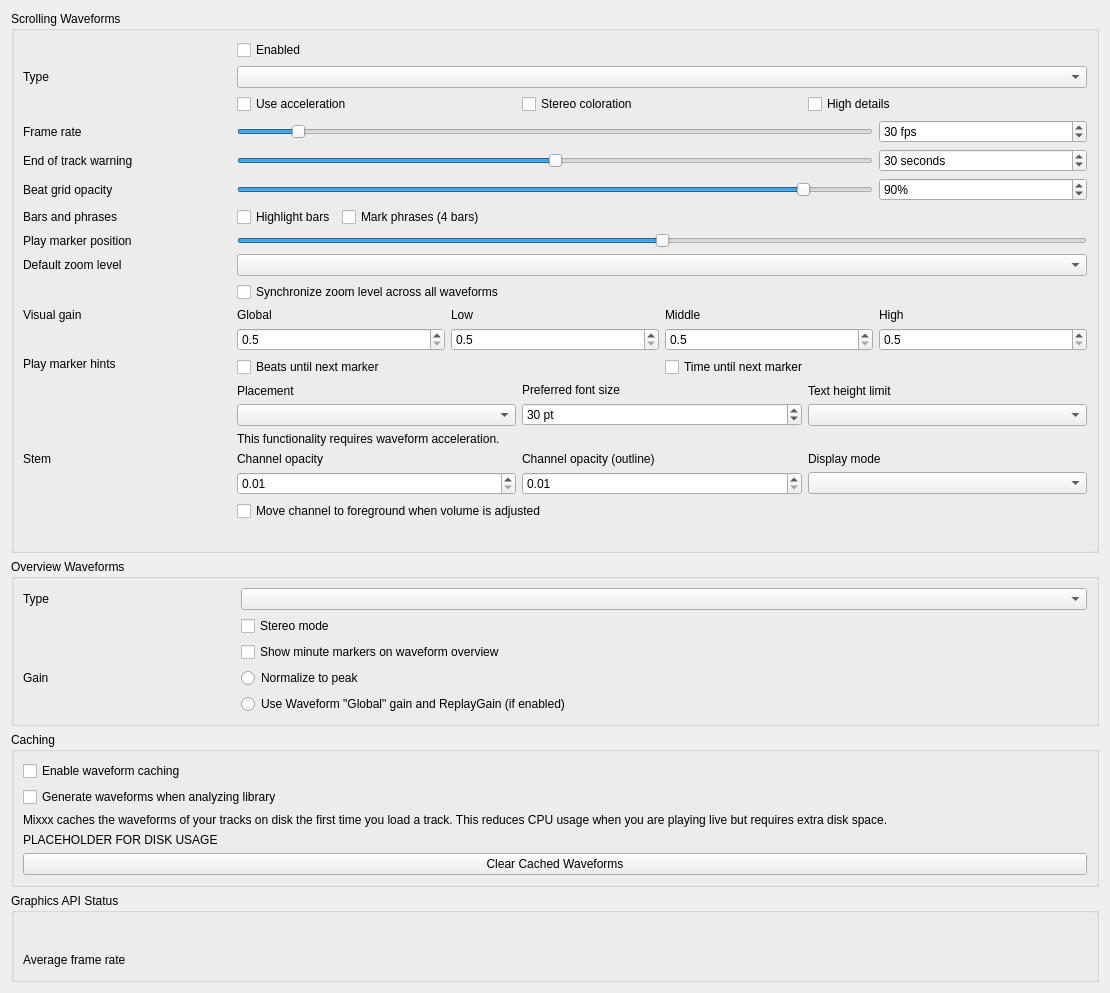
<?xml version="1.0" encoding="UTF-8"?>
<ui version="4.0">
 <class>DlgPrefWaveformDlg</class>
 <widget class="QWidget" name="DlgPrefWaveformDlg">
  <property name="geometry">
   <rect>
    <x>0</x>
    <y>0</y>
    <width>1110</width>
    <height>939</height>
   </rect>
  </property>
  <property name="windowTitle">
   <string>Waveform Preferences</string>
  </property>
  <layout class="QVBoxLayout" name="mainLayout">

  <item>
   <widget class="QGroupBox" name="waveform_groupbox">
    <property name="title">
     <string>Scrolling Waveforms</string>
    </property>
    <layout class="QGridLayout" name="waveform_layout">

     <item row="0" column="1">
      <widget class="QCheckBox" name="useWaveformCheckBox">
       <property name="text">
        <string>Enabled</string>
       </property>
      </widget>
     </item>

     <item row="1" column="0">
      <widget class="QLabel" name="waveformTypeLabel">
       <property name="sizePolicy">
        <sizepolicy hsizetype="Preferred" vsizetype="Preferred">
         <horstretch>0</horstretch>
         <verstretch>0</verstretch>
        </sizepolicy>
       </property>
       <property name="toolTip">
        <string extracomment="The big waveform summary shows the waveform envelope of the track near the current playback position."/>
       </property>
       <property name="text">
        <string>Type</string>
       </property>
       <property name="alignment">
        <set>Qt::AlignLeading|Qt::AlignLeft|Qt::AlignVCenter</set>
       </property>
       <property name="buddy">
        <cstring>waveformTypeComboBox</cstring>
       </property>
      </widget>
     </item>
     <item row="1" column="1" colspan="4">
      <widget class="QComboBox" name="waveformTypeComboBox">
       <property name="toolTip">
        <string>The waveform shows the waveform envelope of the track near the current playback position.
Select from different types of displays for the waveform, which differ primarily in the level of detail shown in the waveform.</string>
       </property>
      </widget>
     </item>

     <item row="2" column="1" colspan="4">
      <layout class="QHBoxLayout" name="waveform_render_options">
       <item>
        <widget class="QCheckBox" name="useAccelerationCheckBox">
         <property name="text">
          <string>Use acceleration</string>
         </property>
        </widget>
       </item>
       <item>
        <widget class="QCheckBox" name="splitLeftRightCheckBox">
         <property name="text">
          <string>Stereo coloration</string>
         </property>
        </widget>
       </item>
       <item>
        <widget class="QCheckBox" name="highDetailCheckBox">
         <property name="text">
          <string>High details</string>
         </property>
        </widget>
       </item>
      </layout>
     </item>

     <item row="4" column="0">
      <widget class="QLabel" name="frameRateLabel">
       <property name="text">
        <string>Frame rate</string>
       </property>
       <property name="alignment">
        <set>Qt::AlignLeading|Qt::AlignLeft|Qt::AlignVCenter</set>
       </property>
       <property name="buddy">
        <cstring>frameRateSlider</cstring>
       </property>
      </widget>
     </item>
     <item row="4" column="1" colspan="3">
      <widget class="QSlider" name="frameRateSlider">
       <property name="sizePolicy">
        <sizepolicy hsizetype="Preferred" vsizetype="Fixed">
         <horstretch>0</horstretch>
         <verstretch>0</verstretch>
        </sizepolicy>
       </property>
       <property name="maximumSize">
        <size>
         <width>16777215</width>
         <height>16777215</height>
        </size>
       </property>
       <property name="minimum">
        <number>10</number>
       </property>
       <property name="maximum">
        <number>240</number>
       </property>
       <property name="value">
        <number>30</number>
       </property>
       <property name="orientation">
        <enum>Qt::Horizontal</enum>
       </property>
      </widget>
     </item>
     <item row="4" column="4">
      <widget class="QSpinBox" name="frameRateSpinBox">
       <property name="toolTip">
        <string/>
       </property>
       <property name="suffix">
        <string> fps</string>
       </property>
       <property name="minimum">
        <number>10</number>
       </property>
       <property name="maximum">
        <number>240</number>
       </property>
       <property name="value">
        <number>30</number>
       </property>
      </widget>
     </item>

     <item row="5" column="0">
      <widget class="QLabel" name="endOfTrackWarningTimeLabel">
       <property name="text">
        <string>End of track warning</string>
       </property>
       <property name="alignment">
        <set>Qt::AlignLeading|Qt::AlignLeft|Qt::AlignVCenter</set>
       </property>
       <property name="buddy">
        <cstring>endOfTrackWarningTimeSlider</cstring>
       </property>
      </widget>
     </item>
     <item row="5" column="1" colspan="3">
      <widget class="QSlider" name="endOfTrackWarningTimeSlider">
       <property name="sizePolicy">
        <sizepolicy hsizetype="Preferred" vsizetype="Fixed">
         <horstretch>0</horstretch>
         <verstretch>0</verstretch>
        </sizepolicy>
       </property>
       <property name="maximumSize">
        <size>
         <width>16777215</width>
         <height>16777215</height>
        </size>
       </property>
       <property name="minimum">
        <number>0</number>
       </property>
       <property name="maximum">
        <number>60</number>
       </property>
       <property name="value">
        <number>30</number>
       </property>
       <property name="orientation">
        <enum>Qt::Horizontal</enum>
       </property>
      </widget>
     </item>
     <item row="5" column="4">
      <widget class="QSpinBox" name="endOfTrackWarningTimeSpinBox">
       <property name="toolTip">
        <string>Highlight the waveforms when the last seconds of a track remains.</string>
       </property>
       <property name="suffix">
        <string> seconds</string>
       </property>
       <property name="minimum">
        <number>0</number>
       </property>
       <property name="maximum">
        <number>60</number>
       </property>
       <property name="value">
        <number>30</number>
       </property>
      </widget>
     </item>

     <item row="6" column="0">
      <widget class="QLabel" name="BeatgridWaveform">
       <property name="toolTip">
        <string/>
       </property>
       <property name="midLineWidth">
        <number>6</number>
       </property>
       <property name="text">
        <string>Beat grid opacity</string>
       </property>
       <property name="alignment">
        <set>Qt::AlignLeading|Qt::AlignLeft|Qt::AlignVCenter</set>
       </property>
      </widget>
     </item>
     <item row="6" column="1" colspan="3">
      <widget class="QSlider" name="beatGridAlphaSlider">
       <property name="maximum">
        <number>100</number>
       </property>
       <property name="value">
        <number>90</number>
       </property>
       <property name="orientation">
        <enum>Qt::Horizontal</enum>
       </property>
      </widget>
     </item>
     <item row="6" column="4">
      <widget class="QSpinBox" name="beatGridAlphaSpinBox">
       <property name="toolTip">
        <string>Set amount of opacity on beat grid lines.</string>
       </property>
       <property name="suffix">
        <string>%</string>
       </property>
       <property name="maximum">
        <number>100</number>
       </property>
       <property name="value">
        <number>90</number>
       </property>
      </widget>
     </item>

     <item row="7" column="0">
      <widget class="QLabel" name="barMarkersLabel">
       <property name="text">
        <string>Bars and phrases</string>
       </property>
      </widget>
     </item>
     <item row="7" column="1" colspan="4">
      <layout class="QHBoxLayout" name="bar_marker_options">
       <item>
        <widget class="QCheckBox" name="showBarMarkersCheckBox">
         <property name="toolTip">
          <string>Highlight the first beat of each bar in the beat grid.</string>
         </property>
         <property name="text">
          <string>Highlight bars</string>
         </property>
        </widget>
       </item>
       <item>
        <widget class="QCheckBox" name="showPhraseMarkersCheckBox">
         <property name="toolTip">
          <string>Mark the first beat of each phrase (4 bars) in the beat grid.</string>
         </property>
         <property name="text">
          <string>Mark phrases (4 bars)</string>
         </property>
        </widget>
       </item>
       <item>
        <spacer name="bar_marker_options_spacer">
         <property name="orientation">
          <enum>Qt::Horizontal</enum>
         </property>
         <property name="sizeHint" stdset="0">
          <size>
           <width>0</width>
           <height>0</height>
          </size>
         </property>
        </spacer>
       </item>
      </layout>
     </item>
     <item row="8" column="0">
      <widget class="QLabel" name="playMarkerPositionLabel">
       <property name="text">
        <string>Play marker position</string>
       </property>
      </widget>
     </item>
     <item row="8" column="1" colspan="4">
      <widget class="QSlider" name="playMarkerPositionSlider">
       <property name="sizePolicy">
        <sizepolicy hsizetype="Preferred" vsizetype="Fixed">
         <horstretch>0</horstretch>
         <verstretch>0</verstretch>
        </sizepolicy>
       </property>
       <property name="maximumSize">
        <size>
         <width>16777215</width>
         <height>16777215</height>
        </size>
       </property>
       <property name="toolTip">
        <string>Moves the play marker position on the waveforms to the left, right or center (default).</string>
       </property>
       <property name="minimum">
        <number>0</number>
       </property>
       <property name="maximum">
        <number>100</number>
       </property>
       <property name="value">
        <number>50</number>
       </property>
       <property name="orientation">
        <enum>Qt::Horizontal</enum>
       </property>
      </widget>
     </item>

     <item row="9" column="0">
      <widget class="QLabel" name="defaultZoomLabel">
       <property name="text">
        <string extracomment="Waveform zoom">Default zoom level</string>
       </property>
       <property name="alignment">
        <set>Qt::AlignLeading|Qt::AlignLeft|Qt::AlignVCenter</set>
       </property>
       <property name="buddy">
        <cstring>defaultZoomComboBox</cstring>
       </property>
      </widget>
     </item>
     <item row="9" column="1" colspan="4">
      <widget class="QComboBox" name="defaultZoomComboBox"/>
     </item>

     <item row="10" column="1" colspan="4">
      <widget class="QCheckBox" name="synchronizeZoomCheckBox">
       <property name="toolTip">
        <string>Synchronize zoom level across all waveform displays.</string>
       </property>
       <property name="text">
        <string>Synchronize zoom level across all waveforms</string>
       </property>
      </widget>
     </item>

     <item row="11" column="0">
      <widget class="QLabel" name="visualGainLabel">
       <property name="text">
        <string>Visual gain</string>
       </property>
       <property name="alignment">
        <set>Qt::AlignLeading|Qt::AlignLeft|Qt::AlignTop</set>
       </property>
       <property name="buddy">
        <cstring>allVisualGain</cstring>
       </property>
      </widget>
     </item>
     <item row="11" column="1" colspan="4">
      <layout class="QGridLayout" name="gridLayout_3">
       <item row="0" column="0">
        <widget class="QLabel" name="visualGainLabel_global">
         <property name="text">
          <string>Global</string>
         </property>
         <property name="alignment">
          <set>Qt::AlignLeading|Qt::AlignLeft|Qt::AlignVCenter</set>
         </property>
         <property name="buddy">
          <cstring>allVisualGain</cstring>
         </property>
        </widget>
       </item>
       <item row="0" column="1">
        <widget class="QLabel" name="visualGainLabel_low">
         <property name="text">
          <string>Low</string>
         </property>
         <property name="alignment">
          <set>Qt::AlignLeading|Qt::AlignLeft|Qt::AlignVCenter</set>
         </property>
         <property name="buddy">
          <cstring>lowVisualGain</cstring>
         </property>
        </widget>
       </item>
       <item row="0" column="2">
        <widget class="QLabel" name="visualGainLabel_mid">
         <property name="text">
          <string>Middle</string>
         </property>
         <property name="alignment">
          <set>Qt::AlignLeading|Qt::AlignLeft|Qt::AlignVCenter</set>
         </property>
         <property name="buddy">
          <cstring>midVisualGain</cstring>
         </property>
        </widget>
       </item>
       <item row="0" column="3">
        <widget class="QLabel" name="visualGainLabel_high">
         <property name="text">
          <string>High</string>
         </property>
         <property name="alignment">
          <set>Qt::AlignLeading|Qt::AlignLeft|Qt::AlignVCenter</set>
         </property>
         <property name="buddy">
          <cstring>highVisualGain</cstring>
         </property>
        </widget>
       </item>

       <item row="1" column="0">
        <widget class="QDoubleSpinBox" name="allVisualGain">
         <property name="toolTip">
          <string>Global visual gain</string>
         </property>
         <property name="decimals">
          <number>1</number>
         </property>
         <property name="minimum">
          <double>0.500000000000000</double>
         </property>
         <property name="maximum">
          <double>5.000000000000000</double>
         </property>
         <property name="singleStep">
          <double>0.100000000000000</double>
         </property>
        </widget>
       </item>
       <item row="1" column="1">
        <widget class="QDoubleSpinBox" name="lowVisualGain">
         <property name="toolTip">
          <string>Visual gain of the low frequencies</string>
         </property>
         <property name="decimals">
          <number>1</number>
         </property>
         <property name="minimum">
          <double>0.500000000000000</double>
         </property>
         <property name="maximum">
          <double>5.000000000000000</double>
         </property>
         <property name="singleStep">
          <double>0.100000000000000</double>
         </property>
        </widget>
       </item>
       <item row="1" column="2">
        <widget class="QDoubleSpinBox" name="midVisualGain">
         <property name="toolTip">
          <string>Visual gain of the middle frequencies</string>
         </property>
         <property name="decimals">
          <number>1</number>
         </property>
         <property name="minimum">
          <double>0.500000000000000</double>
         </property>
         <property name="maximum">
          <double>5.000000000000000</double>
         </property>
         <property name="singleStep">
          <double>0.100000000000000</double>
         </property>
        </widget>
       </item>
       <item row="1" column="3">
        <widget class="QDoubleSpinBox" name="highVisualGain">
         <property name="toolTip">
          <string>Visual gain of the high frequencies</string>
         </property>
         <property name="decimals">
          <number>1</number>
         </property>
         <property name="minimum">
          <double>0.500000000000000</double>
         </property>
         <property name="maximum">
          <double>5.000000000000000</double>
         </property>
         <property name="singleStep">
          <double>0.100000000000000</double>
         </property>
        </widget>
       </item>
      </layout>
     </item>

     <item row="12" column="0">
      <widget class="QLabel" name="marker_hints_label">
       <property name="text">
        <string>Play marker hints</string>
       </property>
       <property name="alignment">
        <set>Qt::AlignLeading|Qt::AlignLeft|Qt::AlignTop</set>
       </property>
      </widget>
     </item>
     <item row="12" column="1" colspan="2">
      <widget class="QCheckBox" name="untilMarkShowBeatsCheckBox">
       <property name="text">
        <string>Beats until next marker</string>
       </property>
      </widget>
     </item>
     <item row="12" column="3" colspan="2">
      <widget class="QCheckBox" name="untilMarkShowTimeCheckBox">
       <property name="text">
        <string>Time until next marker</string>
       </property>
      </widget>
     </item>

     <item row="13" column="1" colspan="4">
      <layout class="QHBoxLayout" name="marker_option_layout">
       <item>
        <layout class="QVBoxLayout" name="marker_options_placement_layout">
         <item>
          <widget class="QLabel" name="untilMarkAlignLabel">
           <property name="text">
            <string>Placement</string>
           </property>
           <property name="alignment">
            <set>Qt::AlignLeading|Qt::AlignLeft|Qt::AlignVCenter</set>
           </property>
           <property name="buddy">
            <cstring>untilMarkAlignComboBox</cstring>
           </property>
          </widget>
         </item>
         <item>
          <widget class="QComboBox" name="untilMarkAlignComboBox"/>
         </item>
        </layout>
       </item>

       <item>
        <layout class="QVBoxLayout" name="marker_options_font_layout">
         <item>
          <widget class="QLabel" name="untilMarkTextPointSizeLabel">
           <property name="text">
            <string>Preferred font size</string>
           </property>
           <property name="alignment">
            <set>Qt::AlignLeading|Qt::AlignLeft|Qt::AlignVCenter</set>
           </property>
           <property name="buddy">
            <cstring>untilMarkTextPointSizeSpinBox</cstring>
           </property>
          </widget>
         </item>
         <item>
          <widget class="QSpinBox" name="untilMarkTextPointSizeSpinBox">
           <property name="toolTip">
            <string/>
           </property>
           <property name="suffix">
            <string> pt</string>
           </property>
           <property name="minimum">
            <number>10</number>
           </property>
           <property name="maximum">
            <number>100</number>
           </property>
           <property name="value">
            <number>30</number>
           </property>
          </widget>
         </item>
        </layout>
       </item>

       <item>
        <layout class="QVBoxLayout" name="marker_options_textheight_layout">
         <item>
          <widget class="QLabel" name="untilMarkTextHeightLimitLabel">
           <property name="text">
            <string>Text height limit</string>
           </property>
           <property name="alignment">
            <set>Qt::AlignLeading|Qt::AlignLeft|Qt::AlignVCenter</set>
           </property>
           <property name="buddy">
            <cstring>untilMarkTextHeightLimitComboBox</cstring>
           </property>
          </widget>
         </item>
         <item>
          <widget class="QComboBox" name="untilMarkTextHeightLimitComboBox"/>
         </item>
        </layout>
       </item>

      </layout><!-- marker_option_layout -->
     </item>

     <item row="14" column="1" colspan="4">
      <widget class="QLabel" name="requiresGLSLLabel">
       <property name="text">
        <string>This functionality requires waveform acceleration.</string>
       </property>
       <property name="alignment">
        <set>Qt::AlignLeading|Qt::AlignLeft|Qt::AlignVCenter</set>
       </property>
      </widget>
     </item>

     <item row="15" column="0">
      <widget class="QLabel" name="stemOpacityLabel">
       <property name="text">
        <string>Stem</string>
       </property>
       <property name="alignment">
        <set>Qt::AlignLeading|Qt::AlignLeft|Qt::AlignTop</set>
       </property>
       <property name="buddy">
        <cstring>stemOpacitySpinBox</cstring>
       </property>
      </widget>
     </item>
     <item row="15" column="1" colspan="4">
      <layout class="QGridLayout" name="stemOpacityGridLayout">
       <item row="0" column="0">
        <widget class="QLabel" name="stemOpacityMainLabel">
         <property name="text">
          <string>Channel opacity</string>
         </property>
         <property name="alignment">
          <set>Qt::AlignLeading|Qt::AlignLeft|Qt::AlignVCenter</set>
         </property>
         <property name="buddy">
          <cstring>stemOpacitySpinBox</cstring>
         </property>
        </widget>
       </item>
       <item row="0" column="1">
        <widget class="QLabel" name="stemOpacityOutlineLabel">
         <property name="text">
          <string>Channel opacity (outline)</string>
         </property>
         <property name="alignment">
          <set>Qt::AlignLeading|Qt::AlignLeft|Qt::AlignVCenter</set>
         </property>
         <property name="buddy">
          <cstring>stemOutlineOpacitySpinBox</cstring>
         </property>
        </widget>
       </item>
       <item row="0" column="2">
        <widget class="QLabel" name="stemDisplayModeLabel">
         <property name="text">
          <string>Display mode</string>
         </property>
         <property name="alignment">
          <set>Qt::AlignLeading|Qt::AlignLeft|Qt::AlignVCenter</set>
         </property>
         <property name="buddy">
          <cstring>stemDisplayModeComboBox</cstring>
         </property>
        </widget>
       </item>

       <item row="1" column="0">
        <widget class="QDoubleSpinBox" name="stemOpacitySpinBox">
         <property name="toolTip">
          <string>Main stem opacity</string>
         </property>
         <property name="decimals">
          <number>2</number>
         </property>
         <property name="minimum">
          <double>0.010000000000000</double>
         </property>
         <property name="maximum">
          <double>1.000000000000000</double>
         </property>
         <property name="singleStep">
          <double>0.010000000000000</double>
         </property>
        </widget>
       </item>
       <item row="1" column="1">
        <widget class="QDoubleSpinBox" name="stemOutlineOpacitySpinBox">
         <property name="toolTip">
          <string>Outline stem opacity</string>
         </property>
         <property name="decimals">
          <number>2</number>
         </property>
         <property name="minimum">
          <double>0.010000000000000</double>
         </property>
         <property name="maximum">
          <double>1.000000000000000</double>
         </property>
         <property name="singleStep">
          <double>0.010000000000000</double>
         </property>
        </widget>
       </item>
       <item row="1" column="2">
        <widget class="QComboBox" name="stemDisplayModeComboBox">
         <property name="toolTip">
          <string>Select the display layout for stem waveforms</string>
         </property>
        </widget>
       </item>
       <item row="2" column="0" colspan="3">
        <widget class="QCheckBox" name="stemReorderLayerOnChangedCheckBox">
         <property name="text">
          <string>Move channel to foreground when volume is adjusted</string>
         </property>
        </widget>
       </item>
      </layout>
     </item>

     <item row="16" column="1" colspan="4">
      <widget class="QLabel" name="requiresGLSLLabel2">
       <property name="alignment">
        <set>Qt::AlignLeading|Qt::AlignLeft|Qt::AlignVCenter</set>
       </property>
      </widget>
     </item>

    </layout>
   </widget>
  </item><!-- waveform groupbox -->

  <item>
   <widget class="QGroupBox" name="overview_groupbox">
    <property name="title">
     <string>Overview Waveforms</string>
    </property>
    <layout class="QGridLayout" name="overview_layout">

     <item row="0" column="0">
      <widget class="QLabel" name="waveformOverviewLabel">
       <property name="toolTip">
        <string extracomment="The smaller, zoomed-out version of the waveform shows the various markers within the track as well as the waveform envelope of the entire track."/>
       </property>
       <property name="text">
        <string>Type</string>
       </property>
      </widget>
     </item>
     <item row="0" column="1" colspan="4">
      <widget class="QComboBox" name="waveformOverviewComboBox">
       <property name="toolTip">
        <string>The waveform overview shows the waveform envelope of the entire track.
Select from different types of displays for the waveform overview, which differ primarily in the level of detail shown in the waveform.</string>
       </property>
      </widget>
     </item>

     <item row="1" column="1" colspan="4">
      <widget class="QCheckBox" name="overviewStereoCheckBox">
       <property name="text">
        <string>Stereo mode</string>
       </property>
      </widget>
     </item>

     <item row="2" column="1" colspan="4">
      <widget class="QCheckBox" name="overviewMinuteMarkersCheckBox">
       <property name="text">
        <string>Show minute markers on waveform overview</string>
       </property>
      </widget>
     </item>

     <item row="3" column="0">
      <widget class="QLabel" name="overview_gain_label">
       <property name="toolTip">
        <string extracomment="Select a gain mode for the waveform overview."/>
       </property>
       <property name="text">
        <string>Gain</string>
       </property>
      </widget>
     </item>
     <item row="3" column="1" colspan="4">
      <widget class="QRadioButton" name="overview_scale_normalize">
       <property name="text">
        <string>Normalize to peak</string>
       </property>
       <attribute name="buttonGroup">
        <string notr="true">overview_scale_options</string>
       </attribute>
      </widget>
     </item>
     <item row="4" column="1" colspan="4">
      <widget class="QRadioButton" name="overview_scale_allReplayGain">
       <property name="text">
        <string extracomment="'Global' refers to the 'Global' visual gain in the scrolling waveform settings">Use Waveform "Global" gain and ReplayGain (if enabled)</string>
       </property>
       <attribute name="buttonGroup">
        <string notr="true">overview_scale_options</string>
       </attribute>
      </widget>
     </item>

    </layout>
   </widget>
  </item><!-- overview_groupbox -->

  <item>
   <widget class="QGroupBox" name="caching_groupbox">
    <property name="title">
     <string>Caching</string>
    </property>
    <layout class="QVBoxLayout" name="caching_layout">
     <item>
      <widget class="QCheckBox" name="enableWaveformCaching">
       <property name="text">
        <string>Enable waveform caching</string>
       </property>
      </widget>
     </item>
     <item>
      <widget class="QCheckBox" name="enableWaveformGenerationWithAnalysis">
       <property name="text">
        <string>Generate waveforms when analyzing library</string>
       </property>
      </widget>
     </item>
     <item>
      <widget class="QLabel" name="waveformCachingInfo">
       <property name="text">
        <string>Mixxx caches the waveforms of your tracks on disk the first time you load a track. This reduces CPU usage when you are playing live but requires extra disk space.</string>
       </property>
       <property name="wordWrap">
        <bool>true</bool>
       </property>
      </widget>
     </item>
     <item>
      <widget class="QLabel" name="waveformDiskUsage">
       <property name="sizePolicy">
        <sizepolicy hsizetype="Expanding" vsizetype="Minimum">
         <horstretch>0</horstretch>
         <verstretch>0</verstretch>
        </sizepolicy>
       </property>
       <property name="text">
        <string notr="true">PLACEHOLDER FOR DISK USAGE</string>
       </property>
       <property name="wordWrap">
        <bool>true</bool>
       </property>
      </widget>
     </item>
     <item>
      <widget class="QPushButton" name="clearCachedWaveforms">
       <property name="text">
        <string>Clear Cached Waveforms</string>
       </property>
      </widget>
     </item>
    </layout>
   </widget>
  </item><!-- caching_groupbox -->

  <item>
   <widget class="QGroupBox" name="opengl_status_groupbox">
    <property name="title">
     <string>Graphics API Status</string>
    </property>
    <layout class="QGridLayout" name="opengl_status_layout">
     <item row="0" column="0" colspan="3">
      <widget class="QLabel" name="graphicsApiStatusData">
       <property name="sizePolicy">
        <sizepolicy hsizetype="Expanding" vsizetype="Minimum">
         <horstretch>0</horstretch>
         <verstretch>0</verstretch>
        </sizepolicy>
       </property>
       <property name="toolTip">
       <string>Displays the graphics API used by the current renderer.</string>
       </property>
       <property name="text">
        <string/>
       </property>
       <property name="wordWrap">
        <bool>true</bool>
       </property>
       <property name="textInteractionFlags">
        <set>Qt::TextSelectableByKeyboard|Qt::TextSelectableByMouse</set>
       </property>
      </widget>
     </item>
     <item row="1" column="0">
      <widget class="QLabel" name="openGlStatusLabel_2">
       <property name="toolTip">
        <string/>
       </property>
       <property name="text">
        <string>Average frame rate</string>
       </property>
       <property name="alignment">
        <set>Qt::AlignLeading|Qt::AlignLeft|Qt::AlignVCenter</set>
       </property>
      </widget>
     </item>
     <item row="1" column="1" colspan="2">
      <widget class="QLabel" name="frameRateAverage">
       <property name="toolTip">
        <string>Displays the actual frame rate.</string>
       </property>
       <property name="text">
        <string/>
       </property>
      </widget>
     </item>
    </layout>
   </widget>
  </item><!-- opengl_status_groupbox -->

 </layout>
 </widget>
 <tabstops>
  <tabstop>useWaveformCheckBox</tabstop>
  <tabstop>waveformTypeComboBox</tabstop>
  <tabstop>useAccelerationCheckBox</tabstop>
  <tabstop>splitLeftRightCheckBox</tabstop>
  <tabstop>highDetailCheckBox</tabstop>
  <tabstop>frameRateSlider</tabstop>
  <tabstop>frameRateSpinBox</tabstop>
  <tabstop>endOfTrackWarningTimeSlider</tabstop>
  <tabstop>endOfTrackWarningTimeSpinBox</tabstop>
  <tabstop>beatGridAlphaSlider</tabstop>
  <tabstop>beatGridAlphaSpinBox</tabstop>
  <tabstop>showBarMarkersCheckBox</tabstop>
  <tabstop>showPhraseMarkersCheckBox</tabstop>
  <tabstop>playMarkerPositionSlider</tabstop>
  <tabstop>defaultZoomComboBox</tabstop>
  <tabstop>synchronizeZoomCheckBox</tabstop>
  <tabstop>allVisualGain</tabstop>
  <tabstop>lowVisualGain</tabstop>
  <tabstop>midVisualGain</tabstop>
  <tabstop>highVisualGain</tabstop>
  <tabstop>untilMarkShowBeatsCheckBox</tabstop>
  <tabstop>untilMarkShowTimeCheckBox</tabstop>
  <tabstop>untilMarkAlignComboBox</tabstop>
  <tabstop>untilMarkTextPointSizeSpinBox</tabstop>
  <tabstop>untilMarkTextHeightLimitComboBox</tabstop>
  <tabstop>waveformOverviewComboBox</tabstop>
  <tabstop>overviewStereoCheckBox</tabstop>
  <tabstop>overviewMinuteMarkersCheckBox</tabstop>
  <tabstop>overview_scale_normalize</tabstop>
  <tabstop>overview_scale_allReplayGain</tabstop>
  <tabstop>enableWaveformCaching</tabstop>
  <tabstop>enableWaveformGenerationWithAnalysis</tabstop>
  <tabstop>clearCachedWaveforms</tabstop>
 </tabstops>
 <buttongroups>
  <buttongroup name="overview_scale_options"/>
 </buttongroups>
 <resources/>
 <connections/>
</ui>
